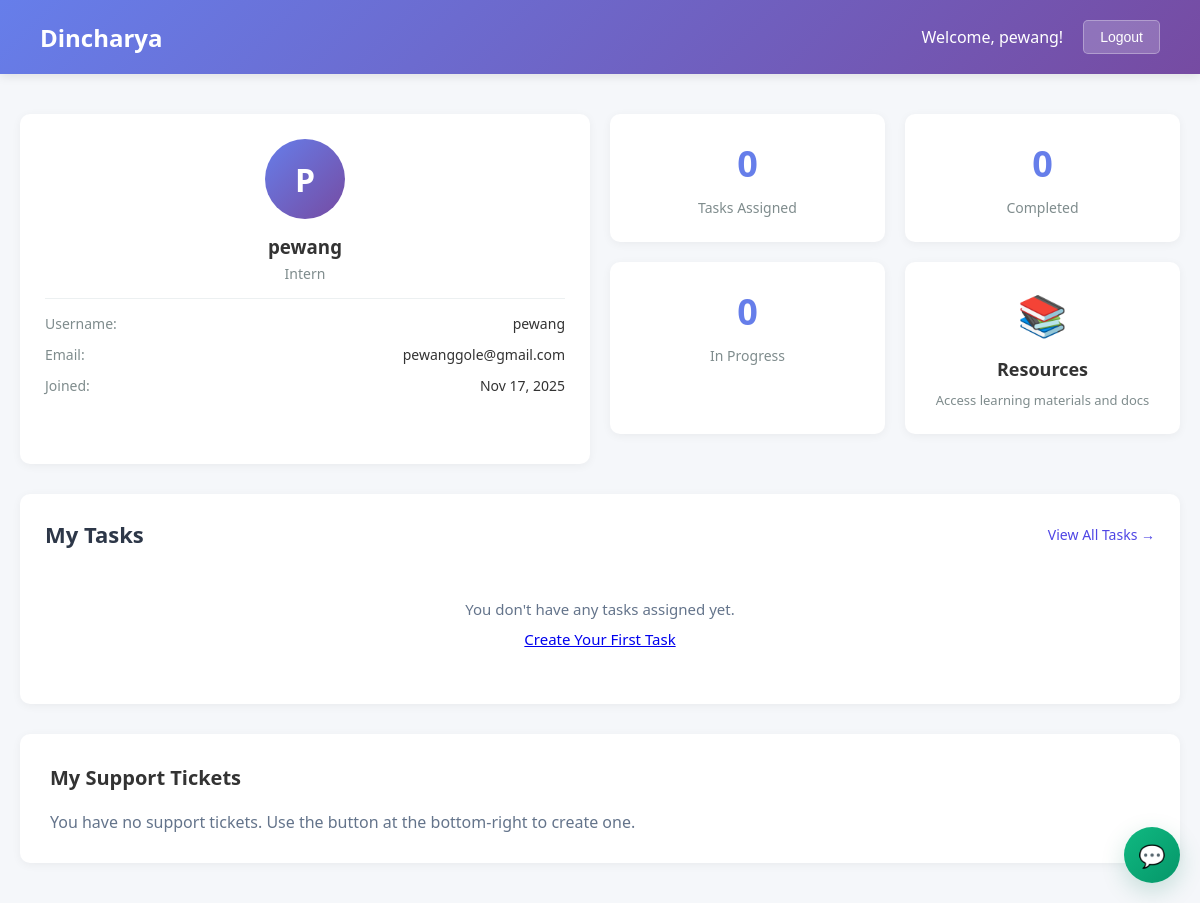
The app's page / (signed in), older data.
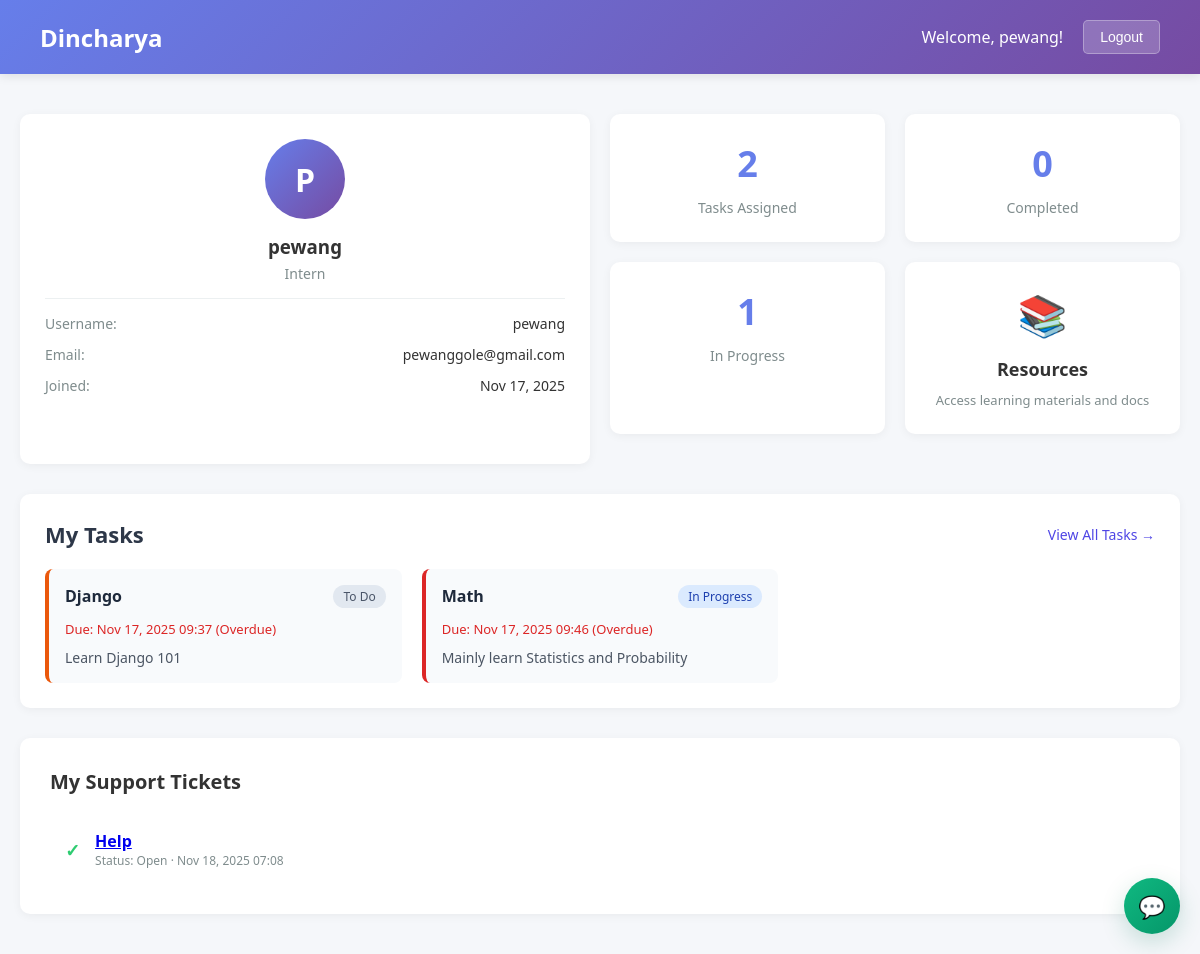
The same page, newer data.
### tasks/models.py (models this page shows, shortened)
class Task(models.Model):
    PRIORITY_CHOICES = [
        ('low', 'Low'),
        ('medium', 'Medium'),
        ('high', 'High'),
    ]
    STATUS_CHOICES = [
        ('todo', 'To Do'),
        ('in_progress', 'In Progress'),
        ('completed', 'Completed'),
        ('blocked', 'Blocked'),
    ]
    title = models.CharField(max_length=200)
    description = models.TextField(blank=True)
    created_by = models.ForeignKey(
        User,
        on_delete=models.CASCADE,
        related_name='created_tasks',
        null=True
    )
    assigned_to = models.ForeignKey(
        User,
        on_delete=models.SET_NULL,
        related_name='assigned_tasks',
        null=True,
        blank=True
    )
    delegated_by = models.ForeignKey(
        User,
        on_delete=models.SET_NULL,
        related_name='delegated_tasks',
        null=True,
        blank=True
    )
    priority = models.CharField(
        max_length=10,
        choices=PRIORITY_CHOICES,
        default='medium'
    )
    status = models.CharField(
        max_length=20,
        choices=STATUS_CHOICES,
        default='todo'
    )
    created_at = models.DateTimeField(auto_now_add=True)
    updated_at = models.DateTimeField(auto_now=True)
    due_date = models.DateTimeField(null=True, blank=True)
    requires_approval = models.BooleanField(default=False)
    approved = models.BooleanField(default=False)
    class Meta:
        ordering = ['-created_at']

### scheduler/models.py (models this page shows, shortened)
class SupportTicket(models.Model):
    STATUS_CHOICES = (
        ('open', 'Open'),
        ('in_progress', 'In Progress'),
        ('resolved', 'Resolved'),
        ('closed', 'Closed'),
    )
    PRIORITY_CHOICES = (
        ('low', 'Low'),
        ('medium', 'Medium'),
        ('high', 'High'),
    )
    subject = models.CharField(max_length=200)
    description = models.TextField()
    created_by = models.ForeignKey(CustomUser, related_name='support_tickets', on_delete=models.CASCADE)
    assigned_to = models.ForeignKey(CustomUser, related_name='assigned_support_tickets', on_delete=models.SET_NULL, null=True, blank=True)
    status = models.CharField(max_length=20, choices=STATUS_CHOICES, default='open')
    priority = models.CharField(max_length=10, choices=PRIORITY_CHOICES, default='medium')
    created_at = models.DateTimeField(auto_now_add=True)
    updated_at = models.DateTimeField(auto_now=True)
    class Meta:
        ordering = ['-created_at']

### scheduler/views.py (the view)
# urls.py: path('', views.dashboard, name='dashboard'),
@login_required
def dashboard(request):
    user = request.user
    from django.utils import timezone
    user_tasks = Task.objects.filter(assigned_to=user).order_by('due_date')[:5]
    user_all_tasks_qs = Task.objects.filter(assigned_to=user)
    tasks_assigned_count = user_all_tasks_qs.count()
    tasks_completed_count = user_all_tasks_qs.filter(status='completed').count()
    tasks_inprogress_count = user_all_tasks_qs.filter(status='in_progress').count()
    context = {
        'user': user,
        'recent_tasks': user_tasks,
        'now': timezone.now(),
        'tasks_assigned_count': tasks_assigned_count,
        'tasks_completed_count': tasks_completed_count,
        'tasks_inprogress_count': tasks_inprogress_count,
    }
    if user.role == 'supervisor':
        interns = CustomUser.objects.filter(role='intern')
        team_tasks = Task.objects.filter(assigned_to__in=interns)
        summary = interns.annotate(
            assigned_count=Count('assigned_tasks'),
            completed_count=Count('assigned_tasks', filter=Q(assigned_tasks__status='completed')),
            inprogress_count=Count('assigned_tasks', filter=Q(assigned_tasks__status='in_progress')),
            overdue_count=Count('assigned_tasks', filter=Q(assigned_tasks__due_date__lt=timezone.now()))
        )
        context.update({
            'team_summary': summary,
            'team_overview': {
                'total': team_tasks.count(),
                'completed': team_tasks.filter(status='completed').count(),
                'in_progress': team_tasks.filter(status='in_progress').count(),
                'overdue': team_tasks.filter(due_date__lt=timezone.now()).count(),
            }
        })
        interns_count = interns.count()
        from django.contrib.auth.models import Group
        groups_count = Group.objects.count()
        total_tasks = team_tasks.count()
        completed = team_tasks.filter(status='completed').count()
        completion_rate = round((completed / total_tasks) * 100, 1) if total_tasks else 0
        context.update({
            'interns_count': interns_count,
            'groups_count': groups_count,
            'completion_rate': completion_rate,
        })
        recent_tickets = SupportTicket.objects.filter(status__in=['open', 'in_progress']).select_related('created_by')[:5]
        open_tickets_count = SupportTicket.objects.filter(status='open').count()
        context.update({
            'recent_tickets': recent_tickets,
            'open_tickets_count': open_tickets_count,
        })
        return render(request, 'supervisor_dashboard.html', context)
    elif user.role == 'intern':
        my_tickets = SupportTicket.objects.filter(created_by=user).select_related('assigned_to').prefetch_related('replies__responder')[:5]
        context.update({
            'my_tickets': my_tickets,
        })
        return render(request, 'intern_dashboard.html', context)
    else:
        return render(request, 'unauthorized.html')

### templates/intern_dashboard.html (shortened to what the changed rows need)
<!DOCTYPE html>
<html lang="en">
<head>
</head>
<body>
    <div class="navbar">
        <h1>Dincharya</h1>
    </div>
    <div class="container">
        <div class="profile-section">
            <div class="stats-section" style="grid-column: span 1;">
                <div class="stat-card">
                    <div class="stat-number">{{ tasks_assigned_count|default:'0' }}</div>
                    <div class="stat-label">Tasks Assigned</div>
                </div>
                <div class="stat-card">
                    <div class="stat-number">{{ tasks_inprogress_count|default:'0' }}</div>
                    <div class="stat-label">In Progress</div>
                </div>
            </div>
        </div>
        <div class="tasks-section">
            <div class="section-header">
                <h2>My Tasks</h2>
            </div>
            {% if recent_tasks %}
                <div class="tasks-grid">
                    {% for task in recent_tasks %}
                        <div class="task-card {{ task.priority }}">
                            <div class="task-header">
                                <h3 class="task-title">
                                    <a href="{% url 'tasks:task_update' task.pk %}" style="color: inherit; text-decoration: none;">
                                        {{ task.title }}
                                    </a>
                                </h3>
                                <span class="task-status status-{{ task.status }}">
                                    {{ task.get_status_display }}
                                </span>
                            </div>
                            {% if task.due_date %}
                                <div class="task-due {% if task.due_date < now %}overdue{% endif %}">
                                    Due: {{ task.due_date|date:"M d, Y H:i" }}
                                    {% if task.due_date < now %}(Overdue){% endif %}
                                </div>
                            {% endif %}
                            {% if task.description %}
                                <p style="margin-top: 10px; font-size: 14px; color: #4b5563;">
                                    {{ task.description|truncatewords:15 }}
                                </p>
                            {% endif %}
                        </div>
                    {% endfor %}
                </div>
            {% else %}
                <div class="no-tasks">
                    <p>You don't have any tasks assigned yet.</p>
                    <a href="{% url 'tasks:task_create' %}" class="btn btn-primary mt-2" style="display: inline-block; margin-top: 10px;">
                        Create Your First Task
                    </a>
                </div>
            {% endif %}
        </div>
        <div class="info-section">
            <h3>My Support Tickets</h3>
            {% if my_tickets %}
                <ul class="info-list">
                    {% for ticket in my_tickets %}
                        <li>
                            <div style="flex:1;">
                                <strong><a href="{% url 'support_detail' ticket.pk %}">{{ ticket.subject }}</a></strong>
                                <div style="font-size:12px; color:#7f8c8d;">Status: {{ ticket.get_status_display }} · {{ ticket.created_at|date:"M d, Y H:i" }}</div>
                            </div>
                        </li>
                    {% endfor %}
                </ul>
            {% else %}
                <p style="color:#64748b;">You have no support tickets. Use the button at the bottom-right to create one.</p>
            {% endif %}
        </div>
    </div>
</body>
</html>

Row changes from the older to the newer data that the page shows:
now on this page (row edited): Task: title "Django", status "To Do", due_date "Nov 17, 2025 09:37", shows "(Overdue)", description "Learn Django 101"
now on this page (row edited): Task: title "Math", status "In Progress", due_date "Nov 17, 2025 09:46", shows "(Overdue)", description "Mainly learn Statistics and Probability"
added SupportTicket: subject "Help", status "Open", created_at "Nov 18, 2025 07:08"
Text that changed along with them:
{{ tasks_assigned_count|default:'0' }}: "0" → "2"
{{ tasks_inprogress_count|default:'0' }}: "0" → "1"
text no longer shown: "You don't have any tasks assigned yet. Create Your First Task You have no support tickets. Use the button at the bottom-right to create one."
